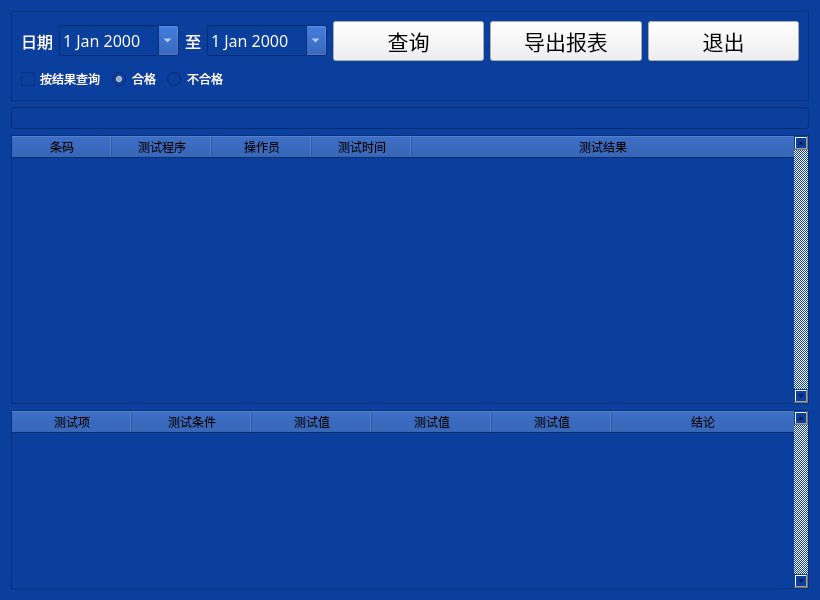
<?xml version="1.0" encoding="UTF-8"?>
<ui version="4.0">
 <class>queryAndReport</class>
 <widget class="QWidget" name="queryAndReport">
  <property name="geometry">
   <rect>
    <x>0</x>
    <y>0</y>
    <width>820</width>
    <height>600</height>
   </rect>
  </property>
  <property name="windowTitle">
   <string>查询与报表</string>
  </property>
  <property name="styleSheet">
   <string notr="true">QWidget
{
background-color: rgb(11,63,158);
}</string>
  </property>
  <layout class="QVBoxLayout" name="verticalLayout_3">
   <item>
    <layout class="QVBoxLayout" name="verticalLayout_2" stretch="1,0,3,2">
     <item>
      <widget class="QFrame" name="frame">
       <property name="frameShape">
        <enum>QFrame::StyledPanel</enum>
       </property>
       <property name="frameShadow">
        <enum>QFrame::Sunken</enum>
       </property>
       <layout class="QHBoxLayout" name="horizontalLayout_4">
        <item>
         <layout class="QVBoxLayout" name="verticalLayout">
          <item>
           <layout class="QHBoxLayout" name="horizontalLayout_3">
            <item>
             <layout class="QHBoxLayout" name="horizontalLayout_2">
              <item>
               <widget class="QLabel" name="label">
                <property name="font">
                 <font>
                  <family>微软雅黑</family>
                  <pointsize>12</pointsize>
                 </font>
                </property>
                <property name="styleSheet">
                 <string notr="true">color: rgb(255, 255, 255);</string>
                </property>
                <property name="text">
                 <string>日期</string>
                </property>
                <property name="alignment">
                 <set>Qt::AlignCenter</set>
                </property>
               </widget>
              </item>
              <item>
               <widget class="QDateEdit" name="dateEdit">
                <property name="font">
                 <font>
                  <family>微软雅黑</family>
                  <pointsize>12</pointsize>
                 </font>
                </property>
                <property name="focusPolicy">
                 <enum>Qt::NoFocus</enum>
                </property>
                <property name="contextMenuPolicy">
                 <enum>Qt::DefaultContextMenu</enum>
                </property>
                <property name="styleSheet">
                 <string notr="true">color: rgb(255, 255, 255);
font: 12pt &quot;微软雅黑&quot;;</string>
                </property>
                <property name="frame">
                 <bool>true</bool>
                </property>
                <property name="buttonSymbols">
                 <enum>QAbstractSpinBox::UpDownArrows</enum>
                </property>
                <property name="calendarPopup">
                 <bool>true</bool>
                </property>
               </widget>
              </item>
              <item>
               <widget class="QLabel" name="label_2">
                <property name="font">
                 <font>
                  <family>微软雅黑</family>
                  <pointsize>12</pointsize>
                 </font>
                </property>
                <property name="styleSheet">
                 <string notr="true">color: rgb(255, 255, 255);</string>
                </property>
                <property name="text">
                 <string>至</string>
                </property>
                <property name="alignment">
                 <set>Qt::AlignCenter</set>
                </property>
               </widget>
              </item>
              <item>
               <widget class="QDateEdit" name="dateEdit_2">
                <property name="font">
                 <font>
                  <family>微软雅黑</family>
                  <pointsize>12</pointsize>
                 </font>
                </property>
                <property name="focusPolicy">
                 <enum>Qt::NoFocus</enum>
                </property>
                <property name="contextMenuPolicy">
                 <enum>Qt::DefaultContextMenu</enum>
                </property>
                <property name="styleSheet">
                 <string notr="true">color: rgb(255, 255, 255);
font: 12pt &quot;微软雅黑&quot;;</string>
                </property>
                <property name="calendarPopup">
                 <bool>true</bool>
                </property>
               </widget>
              </item>
             </layout>
            </item>
            <item>
             <widget class="QPushButton" name="pushButton">
              <property name="font">
               <font>
                <family>微软雅黑</family>
                <pointsize>16</pointsize>
               </font>
              </property>
              <property name="focusPolicy">
               <enum>Qt::NoFocus</enum>
              </property>
              <property name="styleSheet">
               <string notr="true">background-color: rgb(239, 239, 241);</string>
              </property>
              <property name="text">
               <string>查询</string>
              </property>
             </widget>
            </item>
            <item>
             <widget class="QPushButton" name="pushButton_2">
              <property name="font">
               <font>
                <family>微软雅黑</family>
                <pointsize>16</pointsize>
               </font>
              </property>
              <property name="styleSheet">
               <string notr="true">background-color: rgb(239, 239, 241);</string>
              </property>
              <property name="text">
               <string>导出报表</string>
              </property>
             </widget>
            </item>
            <item>
             <widget class="QPushButton" name="pushButton_3">
              <property name="font">
               <font>
                <family>微软雅黑</family>
                <pointsize>16</pointsize>
               </font>
              </property>
              <property name="styleSheet">
               <string notr="true">background-color: rgb(239, 239, 241);</string>
              </property>
              <property name="text">
               <string>退出</string>
              </property>
             </widget>
            </item>
           </layout>
          </item>
          <item>
           <layout class="QHBoxLayout" name="horizontalLayout">
            <item>
             <widget class="QCheckBox" name="checkBox">
              <property name="styleSheet">
               <string notr="true">color: rgb(255, 255, 255);
font: 12pt &quot;微软雅黑&quot;;</string>
              </property>
              <property name="text">
               <string>按结果查询</string>
              </property>
             </widget>
            </item>
            <item>
             <widget class="QRadioButton" name="radioButton">
              <property name="styleSheet">
               <string notr="true">color: rgb(255, 255, 255);
font: 12pt &quot;微软雅黑&quot;;</string>
              </property>
              <property name="text">
               <string>合格</string>
              </property>
              <property name="checked">
               <bool>true</bool>
              </property>
             </widget>
            </item>
            <item>
             <widget class="QRadioButton" name="radioButton_2">
              <property name="styleSheet">
               <string notr="true">color: rgb(255, 255, 255);
font: 12pt &quot;微软雅黑&quot;;</string>
              </property>
              <property name="text">
               <string>不合格</string>
              </property>
             </widget>
            </item>
            <item>
             <spacer name="horizontalSpacer">
              <property name="orientation">
               <enum>Qt::Horizontal</enum>
              </property>
              <property name="sizeHint" stdset="0">
               <size>
                <width>40</width>
                <height>20</height>
               </size>
              </property>
             </spacer>
            </item>
           </layout>
          </item>
         </layout>
        </item>
       </layout>
      </widget>
     </item>
     <item>
      <widget class="QProgressBar" name="progressBar">
       <property name="enabled">
        <bool>true</bool>
       </property>
       <property name="value">
        <number>0</number>
       </property>
       <property name="textVisible">
        <bool>false</bool>
       </property>
      </widget>
     </item>
     <item>
      <widget class="QTableWidget" name="tableWidget">
       <property name="styleSheet">
        <string notr="true">QTableWidget
{
color:rgb(239, 239, 241);
}

QHeaderView::section
{
color:rgb(0, 0, 0);
}</string>
       </property>
       <property name="verticalScrollBarPolicy">
        <enum>Qt::ScrollBarAlwaysOn</enum>
       </property>
       <property name="editTriggers">
        <set>QAbstractItemView::NoEditTriggers</set>
       </property>
       <property name="selectionBehavior">
        <enum>QAbstractItemView::SelectRows</enum>
       </property>
       <attribute name="horizontalHeaderDefaultSectionSize">
        <number>100</number>
       </attribute>
       <attribute name="horizontalHeaderMinimumSectionSize">
        <number>0</number>
       </attribute>
       <attribute name="horizontalHeaderStretchLastSection">
        <bool>true</bool>
       </attribute>
       <attribute name="verticalHeaderVisible">
        <bool>false</bool>
       </attribute>
       <attribute name="verticalHeaderStretchLastSection">
        <bool>false</bool>
       </attribute>
       <column>
        <property name="text">
         <string>条码</string>
        </property>
        <property name="textAlignment">
         <set>AlignCenter</set>
        </property>
       </column>
       <column>
        <property name="text">
         <string>测试程序</string>
        </property>
        <property name="textAlignment">
         <set>AlignCenter</set>
        </property>
       </column>
       <column>
        <property name="text">
         <string>操作员</string>
        </property>
        <property name="textAlignment">
         <set>AlignCenter</set>
        </property>
       </column>
       <column>
        <property name="text">
         <string>测试时间</string>
        </property>
        <property name="textAlignment">
         <set>AlignCenter</set>
        </property>
       </column>
       <column>
        <property name="text">
         <string>测试结果</string>
        </property>
        <property name="textAlignment">
         <set>AlignCenter</set>
        </property>
       </column>
      </widget>
     </item>
     <item>
      <widget class="QTableWidget" name="tableWidget_2">
       <property name="styleSheet">
        <string notr="true">QTableWidget
{
color:rgb(239, 239, 241);
}

QHeaderView::section
{
color:rgb(0, 0, 0);
}</string>
       </property>
       <property name="verticalScrollBarPolicy">
        <enum>Qt::ScrollBarAlwaysOn</enum>
       </property>
       <property name="editTriggers">
        <set>QAbstractItemView::NoEditTriggers</set>
       </property>
       <property name="selectionBehavior">
        <enum>QAbstractItemView::SelectRows</enum>
       </property>
       <attribute name="horizontalHeaderDefaultSectionSize">
        <number>120</number>
       </attribute>
       <attribute name="horizontalHeaderHighlightSections">
        <bool>true</bool>
       </attribute>
       <attribute name="horizontalHeaderStretchLastSection">
        <bool>true</bool>
       </attribute>
       <attribute name="verticalHeaderVisible">
        <bool>false</bool>
       </attribute>
       <column>
        <property name="text">
         <string>测试项</string>
        </property>
        <property name="textAlignment">
         <set>AlignCenter</set>
        </property>
       </column>
       <column>
        <property name="text">
         <string>测试条件</string>
        </property>
        <property name="textAlignment">
         <set>AlignCenter</set>
        </property>
       </column>
       <column>
        <property name="text">
         <string>测试值</string>
        </property>
        <property name="textAlignment">
         <set>AlignCenter</set>
        </property>
       </column>
       <column>
        <property name="text">
         <string>测试值</string>
        </property>
        <property name="textAlignment">
         <set>AlignCenter</set>
        </property>
       </column>
       <column>
        <property name="text">
         <string>测试值</string>
        </property>
        <property name="textAlignment">
         <set>AlignCenter</set>
        </property>
       </column>
       <column>
        <property name="text">
         <string>结论</string>
        </property>
        <property name="textAlignment">
         <set>AlignCenter</set>
        </property>
       </column>
      </widget>
     </item>
    </layout>
   </item>
  </layout>
 </widget>
 <resources/>
 <connections/>
</ui>
